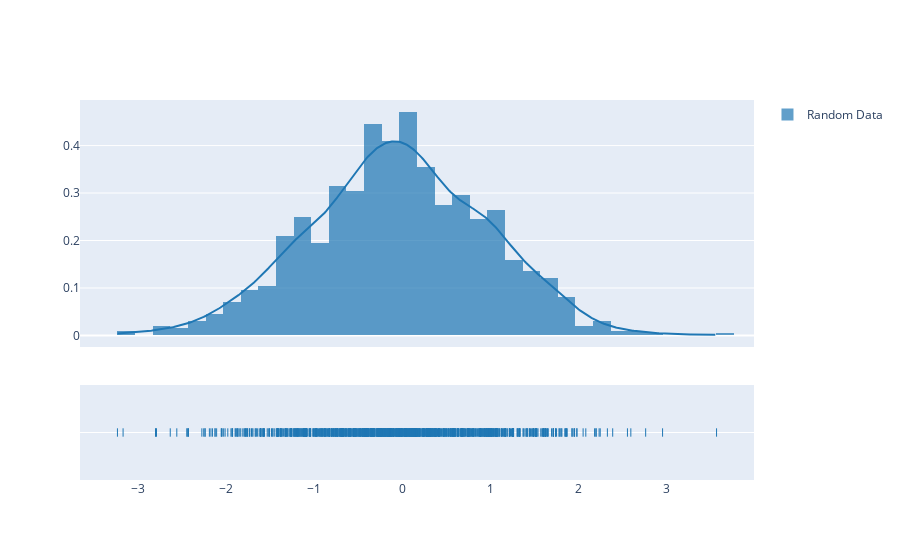

Source (notebook cell):
### Code cell
import plotly.figure_factory as ff
import numpy as np
np.random.seed(123)
x = np.random.normal(size=1000)
fig = ff.create_distplot([x], ['Random Data'], bin_size=0.2)
fig.show()

### Figure 1 — Plotly figure (JSON) as saved in the notebook; plotly's stock layout.template omitted (floating-point values rounded to 4 significant figures; data arrays with more than 128 entries replaced by an {"elided": "..."} marker saying what was removed)
{"data": [{"autobinx": false, "histnorm": "probability density", "legendgroup": "Random Data", "marker": {"color": "rgb(31, 119, 180)"}, "name": "Random Data", "opacity": 0.7, "type": "histogram", "x": {"elided": "1000 float values"}, "xaxis": "x", "xbins": {"end": 3.572, "size": 0.2, "start": -3.231}, "yaxis": "y"}, {"legendgroup": "Random Data", "marker": {"color": "rgb(31, 119, 180)"}, "mode": "lines", "name": "Random Data", "showlegend": false, "type": "scatter", "x": {"elided": "500 float values"}, "xaxis": "x", "y": {"elided": "500 float values"}, "yaxis": "y"}, {"legendgroup": "Random Data", "marker": {"color": "rgb(31, 119, 180)", "symbol": "line-ns-open"}, "mode": "markers", "name": "Random Data", "showlegend": false, "type": "scatter", "x": {"elided": "1000 float values"}, "xaxis": "x", "y": {"elided": "1000 str values"}, "yaxis": "y2"}], "layout": {"barmode": "overlay", "hovermode": "closest", "legend": {"traceorder": "reversed"}, "xaxis": {"anchor": "y2", "domain": [0, 1], "zeroline": false}, "yaxis": {"anchor": "free", "domain": [0.35, 1], "position": 0}, "yaxis2": {"anchor": "x", "domain": [0, 0.25], "dtick": 1, "showticklabels": false}}}
